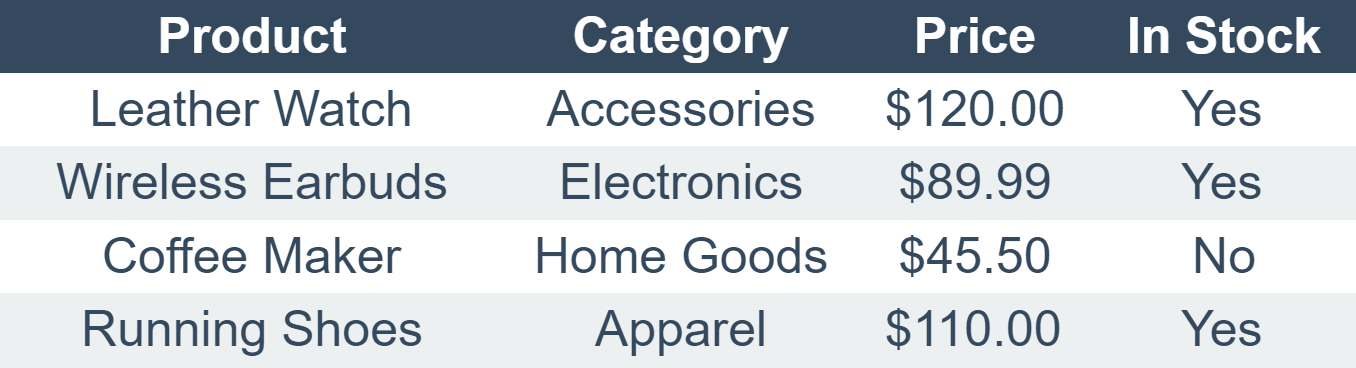

Reproduce this figure in Python.
from pictex import *

DATA_MATRIX = [
    ["Product", "Category", "Price", "In Stock"],
    ["Leather Watch", "Accessories", "$120.00", "Yes"],
    ["Wireless Earbuds", "Electronics", "$89.99", "Yes"],
    ["Coffee Maker", "Home Goods", "$45.50", "No"],
    ["Running Shoes", "Apparel", "$110.00", "Yes"],
]

def approximate_column_widths(data_matrix: list) -> list[float]:
    """
    Calculates an approximate width for each column based on the longest
    string in that column, using a simple heuristic.
    """
    # These constants can be tweaked for different fonts and font sizes.
    APPROX_CHAR_WIDTH = 30  # An estimated average width of a character in pixels.
    HORIZONTAL_PADDING = 24

    num_columns = len(data_matrix[0])
    max_chars_per_column = [0] * num_columns

    # First, find the maximum number of characters in each column.
    for row in data_matrix:
        for i, cell_text in enumerate(row):
            if len(cell_text) > max_chars_per_column[i]:
                max_chars_per_column[i] = len(cell_text)

    # Now, calculate the approximate pixel width for each column.
    column_widths = [
        (count * APPROX_CHAR_WIDTH) + HORIZONTAL_PADDING
        for count in max_chars_per_column
    ]
    return column_widths

def create_table_cell(text: str, is_header: bool = False, width: float = None) -> Text:
    cell = Text(text).padding(8, 12).size(width=width).text_align("center")

    if is_header:
        cell.font_weight(700).color("white")
    else:
        cell.color("#34495e")

    return cell

def create_table_row(row_data: list, column_widths: list, is_header: bool = False, is_odd: bool = False) -> Row:
    cells = [
        create_table_cell(item, is_header=is_header, width=col_width)
        for item, col_width in zip(row_data, column_widths)
    ]

    table_row = Row(*cells).align_items('center')

    if is_header:
        table_row.background_color("#34495e")
    elif is_odd:
        table_row.background_color("#ecf0f1")
    else:
        table_row.background_color("white")

    return table_row

column_widths = approximate_column_widths(DATA_MATRIX)
table_rows = []
header_row = create_table_row(DATA_MATRIX[0], column_widths, is_header=True)
table_rows.append(header_row)

for i, row_data in enumerate(DATA_MATRIX[1:]):
    data_row = create_table_row(row_data, column_widths, is_header=False, is_odd=(i % 2 != 0))
    table_rows.append(data_row)

table = Column(*table_rows)
canvas = Canvas().font_family("Arial")
canvas.render(table).save("table.png")
